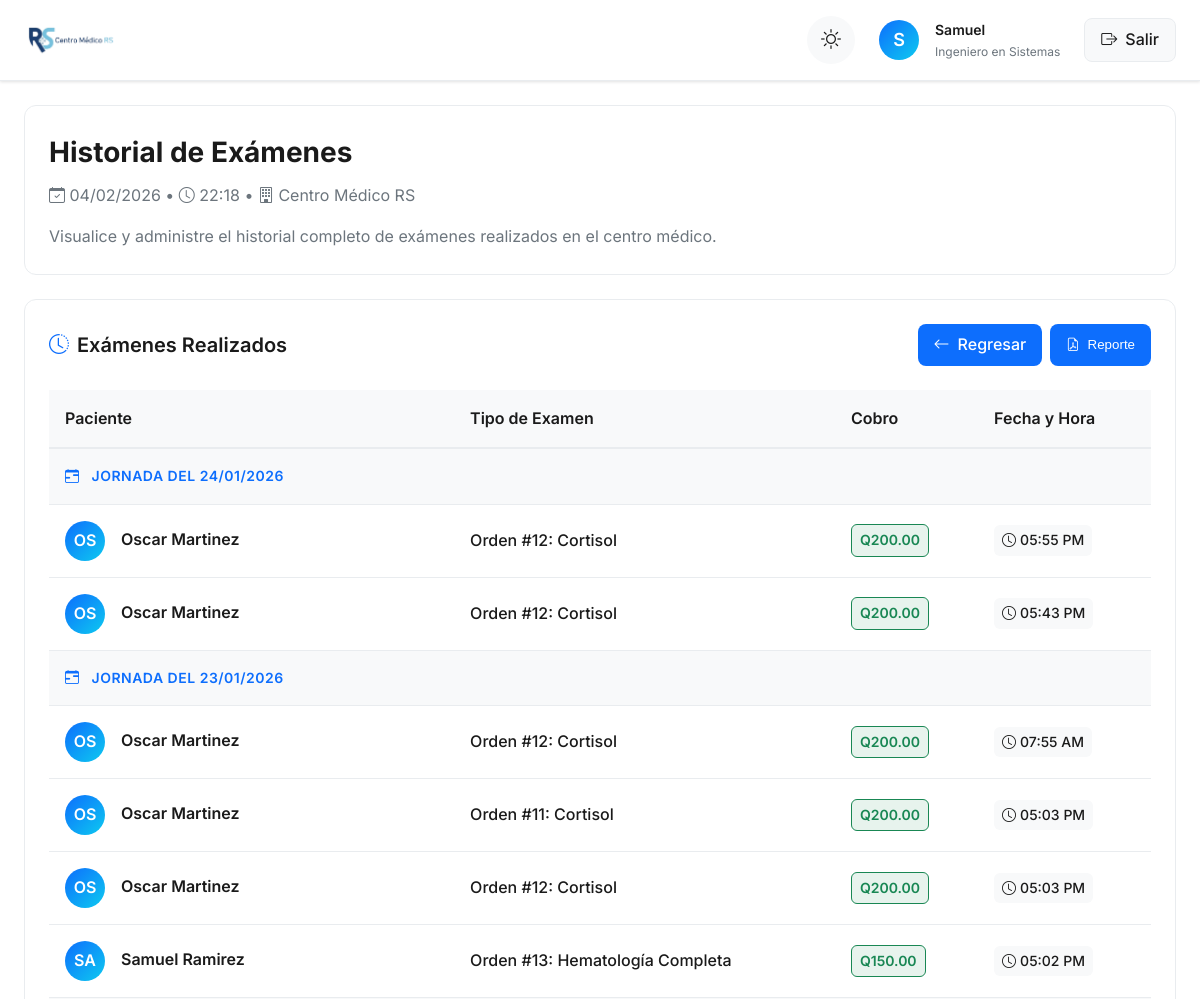
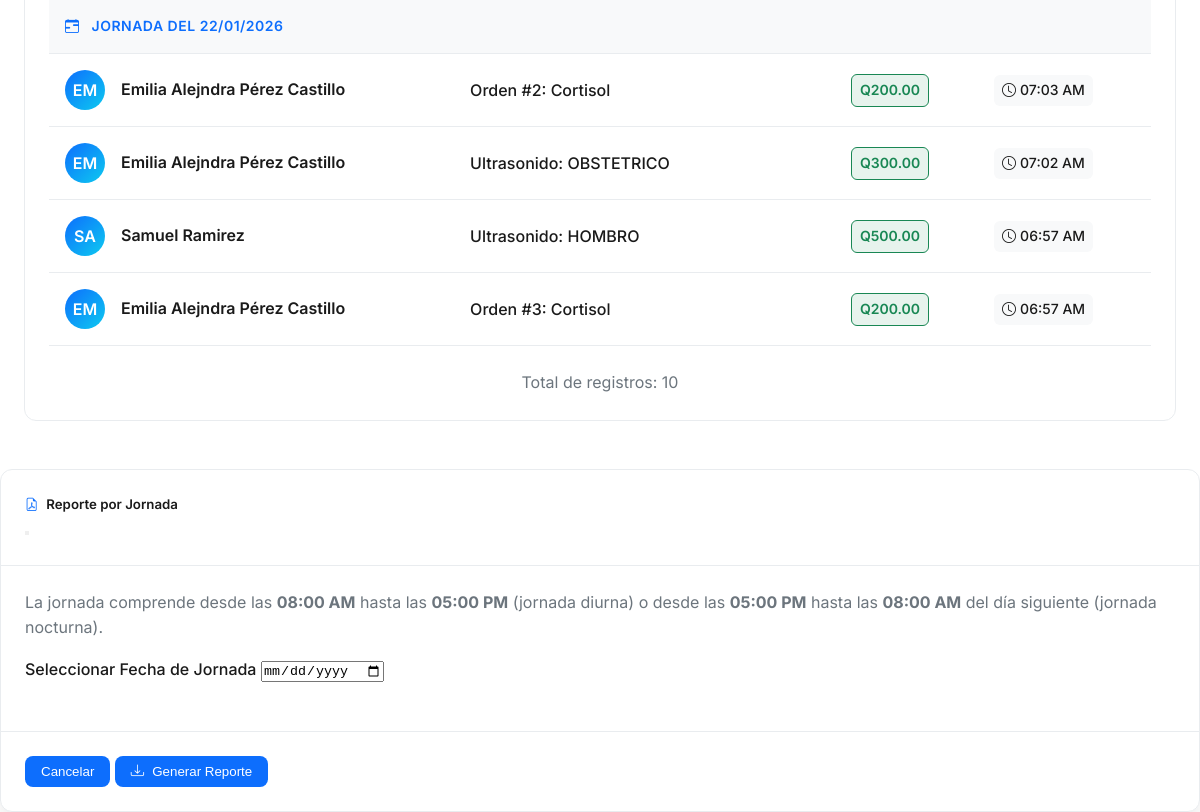
/php/examinations/historial_examenes.php (signed in), run on the app's committed database (2 pictures, top to bottom).
### tables this page shows
CREATE TABLE `examenes_realizados` (
  `id_examen_realizado` int NOT NULL AUTO_INCREMENT PRIMARY KEY,
  `id_paciente` int NOT NULL,
  `nombre_paciente` varchar(255) NOT NULL,
  `tipo_examen` varchar(255) NOT NULL COMMENT 'Nombre del examen (ej. Electrocardiograma, Ultrasonido)',
  `cobro` decimal(10,2) NOT NULL,
  `fecha_examen` timestamp NULL DEFAULT CURRENT_TIMESTAMP,
  `usuario` varchar(255) DEFAULT NULL,
  `tipo_pago` enum('Efectivo','Tarjeta','Transferencia') DEFAULT 'Efectivo'
);

### php/examinations/historial_examenes.php (the view, shortened to what this page needs)
<?php
try {
    $database = new Database();
    $conn = $database->getConnection();
    $user_name = $_SESSION['nombre'];
    $user_specialty = $_SESSION['especialidad'] ?? 'Profesional Médico';
    $limit = 20;
    $page = isset($_GET['page']) ? (int) $_GET['page'] : 1;
    $offset = ($page > 1) ? ($page - 1) * $limit : 0;
    $stmt_count = $conn->query("SELECT COUNT(*) as total FROM examenes_realizados");
    $total_registros = $stmt_count->fetch(PDO::FETCH_ASSOC)['total'];
    $stmt = $conn->prepare("
        SELECT id_examen_realizado, nombre_paciente, tipo_examen, cobro, fecha_examen
        FROM examenes_realizados
        ORDER BY fecha_examen DESC
        LIMIT :limit OFFSET :offset
    ");
    $stmt->bindParam(':limit', $limit, PDO::PARAM_INT);
    $stmt->bindParam(':offset', $offset, PDO::PARAM_INT);
    $stmt->execute();
    $examenes = $stmt->fetchAll(PDO::FETCH_ASSOC);
} catch (Exception $e) {
    $examenes = [];
    $total_paginas = 1;
    $total_registros = 0;
    $error_message = "Error al cargar el historial: " . $e->getMessage();
    error_log("Error en historial_examenes: " . $e->getMessage());
}
?>
<!DOCTYPE html>
<html lang="es" data-theme="light">
<head>
    <link rel="stylesheet" href="https://cdn.jsdelivr.net/npm/bootstrap-icons@1.10.0/font/bootstrap-icons.css">
</head>
<body>
    <div class="dashboard-container">
        <header class="dashboard-header">
            <div class="header-content">
                <div class="brand-container">
                    <img src="../../assets/img/cmrs.png" alt="Centro Médico RS" class="brand-logo">
                </div>
                <div class="header-controls">
                    <div class="theme-toggle">
                        <button id="themeSwitch" class="theme-btn" aria-label="Cambiar tema claro/oscuro">
                            <i class="bi bi-sun theme-icon sun-icon"></i>
                        </button>
                    </div>
                    <div class="header-user">
                        <div class="header-avatar">
                            <?php echo strtoupper(substr($user_name, 0, 1)); ?>
                        </div>
                        <div class="header-details">
                            <span class="header-name"><?php echo htmlspecialchars($user_name); ?></span>
                            <span class="header-role"><?php echo htmlspecialchars($user_specialty); ?></span>
                        </div>
                    </div>
                    <a href="../auth/logout.php" class="logout-btn">
                        <i class="bi bi-box-arrow-right"></i>
                        <span>Salir</span>
                    </a>
                </div>
            </div>
        </header>
        <main class="main-content">
            <div class="welcome-card animate-in">
                <div class="welcome-header">
                    <div>
                        <h2 id="greeting" style="font-size: 1.75rem; margin-bottom: 0.5rem;">
                            <span id="greeting-text">Historial de Exámenes</span>
                        </h2>
                        <p class="text-muted mb-0">
                            <i class="bi bi-calendar-check me-1"></i> <?php echo date('d/m/Y'); ?>
                            <span class="mx-2">•</span>
                            <i class="bi bi-clock me-1"></i> <span id="current-time"><?php echo date('H:i'); ?></span>
                            <span class="mx-2">•</span>
                            <i class="bi bi-building me-1"></i> Centro Médico RS
                        </p>
                    </div>
                </div>
                <div class="mt-3">
                    <p class="text-muted mb-0">
                        Visualice y administre el historial completo de exámenes realizados en el centro médico.
                    </p>
                </div>
            </div>
            <section class="history-section animate-in delay-1">
                <div class="section-header">
                    <h3 class="section-title">
                        <i class="bi bi-clock-history section-title-icon"></i>
                        Exámenes Realizados
                    </h3>
                    <div class="d-flex gap-2">
                        <a href="index.php" class="action-btn secondary">
                            <i class="bi bi-arrow-left"></i>
                            <span>Regresar</span>
                        </a>
                        <button type="button" class="action-btn" data-bs-toggle="modal" data-bs-target="#reportModal">
                            <i class="bi bi-file-earmark-pdf"></i>
                            <span>Reporte</span>
                        </button>
                    </div>
                </div>
                <?php if (empty($examenes)): ?>
                    <div class="empty-state">
                        <div class="empty-icon">
                            <i class="bi bi-clipboard-x"></i>
                        </div>
                        <h4 class="text-muted mb-2">No se encontraron registros</h4>
                        <p class="text-muted mb-3">No hay exámenes registrados en el sistema.</p>
                        <a href="index.php" class="action-btn">
                            <i class="bi bi-plus-lg"></i>
                            Registrar primer examen
                        </a>
                    </div>
                <?php else: ?>
                    <div class="table-responsive">
                        <table class="history-table">
                            <thead>
                                <tr>
                                    <th>Paciente</th>
                                    <th>Tipo de Examen</th>
                                    <th>Cobro</th>
                                    <th>Fecha y Hora</th>
                                </tr>
                            </thead>
                            <tbody>
                                <?php
                                $prev_jornada = null;
                                foreach ($examenes as $exam):
                                    $timestamp = strtotime($exam['fecha_examen']);
                                    $hora = (int) date('H', $timestamp);
                                    $fecha_base = date('Y-m-d', $timestamp);
                                    if ($hora < 8) {
                                        $jornada_date = date('Y-m-d', strtotime('-1 day', $timestamp));
                                    } else {
                                        $jornada_date = $fecha_base;
                                    }
                                    if ($jornada_date !== $prev_jornada):
                                        $display_date = date('d/m/Y', strtotime($jornada_date));
                                        if ($jornada_date == date('Y-m-d')) {
                                            $display_text = "Jornada de Hoy ($display_date)";
                                        } elseif ($jornada_date == date('Y-m-d', strtotime('-1 day'))) {
                                            $display_text = "Jornada de Ayer ($display_date)";
                                        } else {
                                            $display_text = "Jornada del " . $display_date;
                                        }
                                        ?>
                                        <tr class="jornada-row">
                                            <td colspan="4" class="jornada-cell">
                                                <i class="bi bi-calendar-range jornada-icon"></i>
                                                <?php echo $display_text; ?>
                                            </td>
                                        </tr>
                                        <?php
                                        $prev_jornada = $jornada_date;
                                    endif;
                                    $patient_name = htmlspecialchars($exam['nombre_paciente']);
                                    $patient_initials = strtoupper(substr($patient_name, 0, 2));
                                    ?>
                                    <tr>
                                        <td>
                                            <div class="patient-cell">
                                                <div class="patient-avatar">
                                                    <?php echo $patient_initials; ?>
                                                </div>
                                                <div class="patient-info">
                                                    <div class="patient-name"><?php echo $patient_name; ?></div>
                                                </div>
                                            </div>
                                        </td>
                                        <td>
                                            <span class="fw-medium"><?php echo htmlspecialchars($exam['tipo_examen']); ?></span>
                                        </td>
                                        <td>
                                            <span class="amount-badge">
                                                Q<?php echo number_format($exam['cobro'], 2); ?>
                                            </span>
                                        </td>
                                        <td>
                                            <span class="time-badge">
                                                <i class="bi bi-clock"></i>
                                                <?php echo date('h:i A', strtotime($exam['fecha_examen'])); ?>
                                            </span>
                                        </td>
                                    </tr>
                                <?php endforeach; ?>
                            </tbody>
                        </table>
                    </div>
                    <div class="text-center mt-4">
                        <p class="text-muted">Total de registros: <?php echo $total_registros; ?></p>
                    </div>
                <?php endif; ?>
            </section>
        </main>
    </div>
    <div class="modal fade" id="reportModal" tabindex="-1" aria-hidden="true">
        <div class="modal-dialog modal-dialog-centered">
            <div class="modal-content">
                <div class="modal-header">
                    <h5 class="modal-title">
                        <i class="bi bi-file-earmark-pdf text-primary"></i>
                        Reporte por Jornada
                    </h5>
                    <button type="button" class="btn-close" data-bs-dismiss="modal" aria-label="Close"></button>
                </div>
                <div class="modal-body">
                    <p class="text-muted small mb-3">
                        La jornada comprende desde las <strong>08:00 AM</strong> hasta las <strong>05:00 PM</strong>
                        (jornada diurna) o desde las <strong>05:00 PM</strong> hasta las <strong>08:00 AM</strong> del
                        día siguiente (jornada nocturna).
                    </p>
                    <div class="mb-4">
                        <label class="form-label fw-medium">Seleccionar Fecha de Jornada</label>
                        <input type="date" class="form-control" id="reportDate">
                    </div>
                </div>
                <div class="modal-footer">
                    <button type="button" class="action-btn secondary" data-bs-dismiss="modal">Cancelar</button>
                    <button type="button" class="action-btn" id="btnGenerateReport">
                        <i class="bi bi-download"></i>
                        Generar Reporte
                    </button>
                </div>
            </div>
        </div>
    </div>
</body>
</html>

### data on the page
examenes_realizados: fecha_examen "JORNADA DEL 24/01/2026", nombre_paciente "OS", nombre_paciente "Oscar Martinez", tipo_examen "Orden #12: Cortisol", cobro "200.00", fecha_examen "05:55 PM"
examenes_realizados: nombre_paciente "OS", nombre_paciente "Oscar Martinez", tipo_examen "Orden #12: Cortisol", cobro "200.00", fecha_examen "05:43 PM"
examenes_realizados: fecha_examen "JORNADA DEL 23/01/2026", nombre_paciente "OS", nombre_paciente "Oscar Martinez", tipo_examen "Orden #12: Cortisol", cobro "200.00", fecha_examen "07:55 AM"
examenes_realizados: nombre_paciente "OS", nombre_paciente "Oscar Martinez", tipo_examen "Orden #11: Cortisol", cobro "200.00", fecha_examen "05:03 PM"
examenes_realizados: nombre_paciente "OS", nombre_paciente "Oscar Martinez", tipo_examen "Orden #12: Cortisol", cobro "200.00", fecha_examen "05:03 PM"
examenes_realizados: nombre_paciente "SA", nombre_paciente "Samuel Ramirez", tipo_examen "Orden #13: Hematología Completa", cobro "150.00", fecha_examen "05:02 PM"
examenes_realizados: fecha_examen "JORNADA DEL 22/01/2026", nombre_paciente "EM", nombre_paciente "Emilia Alejndra Pérez Castillo", tipo_examen "Orden #2: Cortisol", cobro "200.00", fecha_examen "07:03 AM"
examenes_realizados: nombre_paciente "EM", nombre_paciente "Emilia Alejndra Pérez Castillo", tipo_examen "Ultrasonido: OBSTETRICO", cobro "300.00", fecha_examen "07:02 AM"
examenes_realizados: nombre_paciente "SA", nombre_paciente "Samuel Ramirez", tipo_examen "Ultrasonido: HOMBRO", cobro "500.00", fecha_examen "06:57 AM"
examenes_realizados: nombre_paciente "EM", nombre_paciente "Emilia Alejndra Pérez Castillo", tipo_examen "Orden #3: Cortisol", cobro "200.00", fecha_examen "06:57 AM"

### other printed values
substr($user_name, 0, 1) "S"
$user_name "Samuel"
$user_specialty "Ingeniero en Sistemas"
$total_registros "10"
